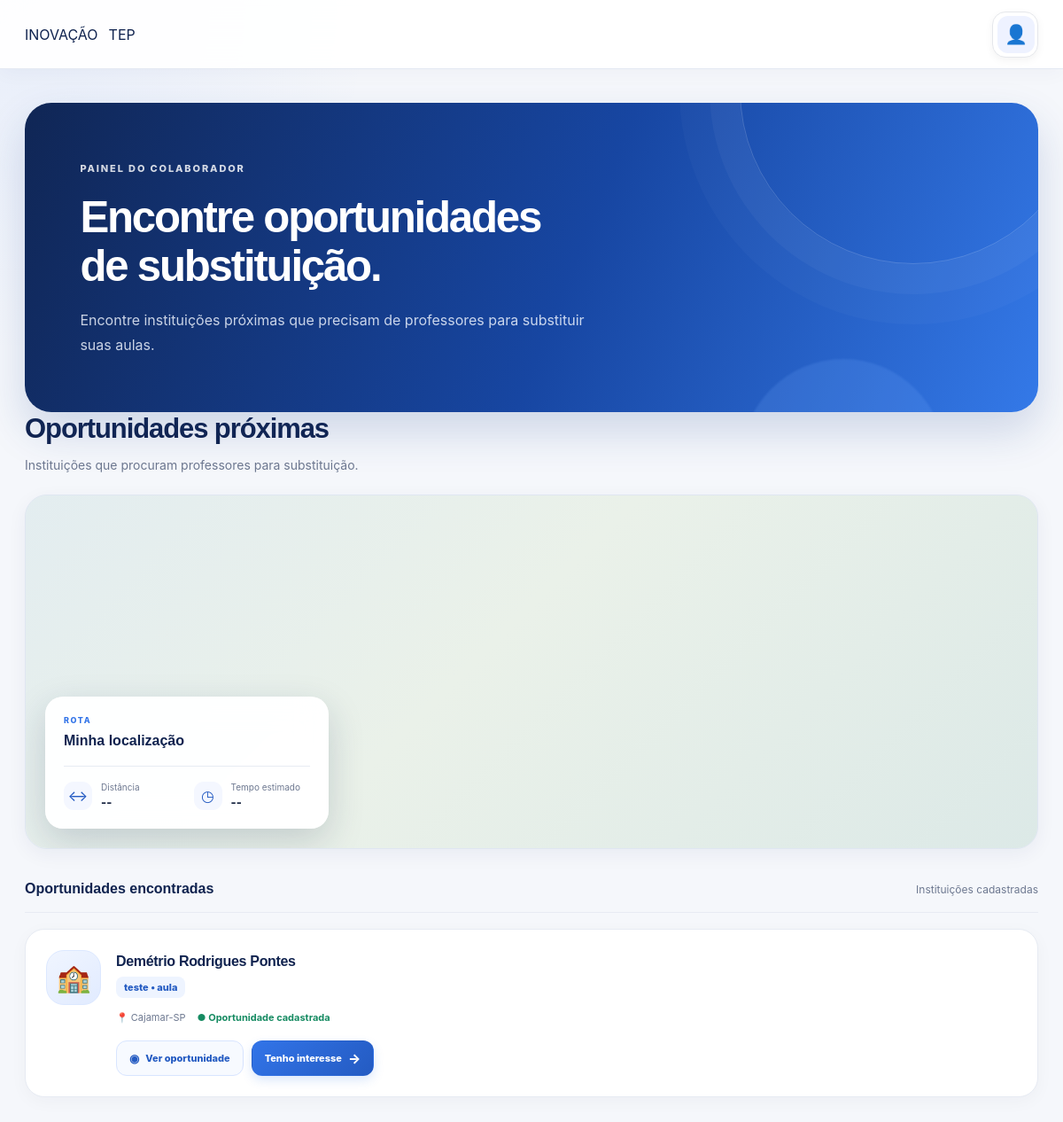
The page /usuario/colaborador/ on the database as committed earlier.
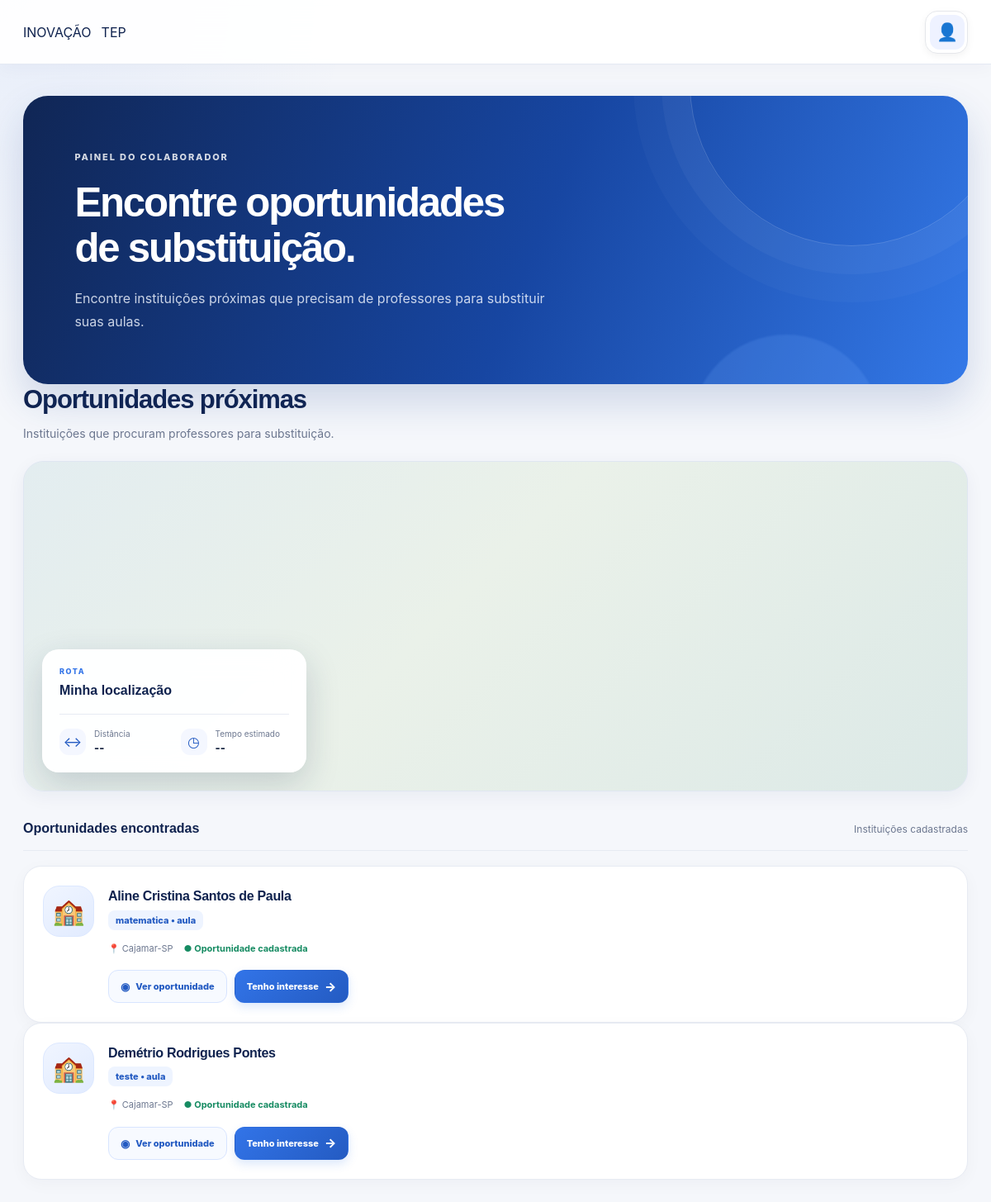
The same page on the database as committed later.
### instituicao/models.py (models this page shows, shortened)
class InformacoesInstituicao(models.Model):
    escola = models.TextField(db_column="Escola")
    telefone = models.TextField(db_column="Telefone")
    cep = models.TextField(db_column="CEP")
    endereco = models.TextField(db_column="Endereço")
    municipio = models.TextField(db_column="Municipio")
    bairro = models.TextField(db_column="Bairro")
    materia = models.TextField(db_column="Materia")
    tipo = models.TextField(db_column="Tipo")
    quantidade = models.TextField(db_column="Quantidade")
    responsavel = models.TextField(db_column="Nome do responsavel")
    observacoes = models.TextField(
        db_column="Observacoes",
        blank=True,
    )
    class Meta:
        managed = False
        db_table = "informacoes_instituicao"
        verbose_name = "Informação da instituição"
        verbose_name_plural = "Informações da instituição"

### usuario/views.py (the view)
# urls.py: path('colaborador/', views.colaborador, name='colaborador'),
def colaborador(request):
    oportunidades = []
    with connection.cursor() as cursor:
        cursor.execute("""
            SELECT name
            FROM sqlite_master
            WHERE type = 'table'
              AND name = 'informacoes_instituicao'
        """)
        tabela_existe = cursor.fetchone()
        if tabela_existe:
            cursor.execute('PRAGMA table_info("informacoes_instituicao")')
            colunas = [coluna[1] for coluna in cursor.fetchall()]
            aliases = {
                "escola": [
                    "Escola",
                    "escola",
                    "nome_escola",
                ],
                "materia": [
                    "Materia",
                    "materia",
                    "matéria",
                ],
                "tipo": [
                    "Tipo",
                    "tipo",
                ],
                "municipio": [
                    "Municipio",
                    "municipio",
                    "Município",
                    "municipio_escola",
                ],
                "telefone": [
                    "Telefone",
                    "telefone",
                ],
                "cep": [
                    "CEP",
                    "cep",
                ],
                "endereco": [
                    "Endereço",
                    "Endereco",
                    "endereco",
                    "logradouro",
                ],
                "bairro": [
                    "Bairro",
                    "bairro",
                ],
                "quantidade": [
                    "Quantidade",
                    "quantidade",
                ],
                "responsavel": [
                    "Nome do responsavel",
                    "Nome do responsável",
                    "nome_responsavel",
                    "responsavel",
                ],
                "observacoes": [
                    "Observacoes",
                    "Observações",
                    "observacoes",
                    "observacoes_escola",
                ],
            }
            selecionadas = {}
            for destino, possibilidades in aliases.items():
                for nome in possibilidades:
                    if nome in colunas:
                        selecionadas[destino] = nome
                        break
            if "escola" in selecionadas:
                campos_sql = ['rowid AS "id"']
                for destino, coluna in selecionadas.items():
                    coluna_segura = '"' + coluna.replace('"', '""') + '"'
                    campos_sql.append(f'{coluna_segura} AS "{destino}"')
                sql = (
                    "SELECT "
                    + ", ".join(campos_sql)
                    + ' FROM "informacoes_instituicao"'
                    + " ORDER BY rowid DESC"
                )
                cursor.execute(sql)
                nomes = [descricao[0] for descricao in cursor.description]
                oportunidades = [dict(zip(nomes, linha)) for linha in cursor.fetchall()]
    return render(
        request,
        "usuarios/colaborador.html",
        {
            "oportunidades": oportunidades,
        },
    )

### templates/usuarios/colaborador.html (shortened to what the changed rows need)
{% load static %}
<!DOCTYPE html>
<html lang="pt-br">
<head>
    <link rel="stylesheet" href="{% static 'usuarios/css/instituicao/instituicao.css' %}">
    <link rel="stylesheet" href="{% static 'usuarios/css/componentes/perfil_colaborador.css' %}">
    <link rel="stylesheet" href="https://api.mapbox.com/mapbox-gl-js/v3.30.0/mapbox-gl.css">
</head>
<body>
    <main class="container">
        <section class="welcome">
            <h1>
                Encontre oportunidades<br>
                de substituição.
            </h1>
        </section>
        <section class="search-section">
            <div class="section-header">
                <div>
                    <h2>
                        Oportunidades próximas
                    </h2>
                </div>
            </div>
            {% for oportunidade in oportunidades %}
            <article class="teacher-card">
                <div class="teacher-photo">
                    🏫
                </div>
                <div class="teacher-info">
                    <div class="teacher-name">
                        <h3>
                            {{ oportunidade.escola|default:"Instituição sem nome" }}
                        </h3>
                    </div>
                    <p class="subject">
                        {{ oportunidade.materia|default:"Matéria não informada" }}
                        •
                        {{ oportunidade.tipo|default:"Tipo não informado" }}
                    </p>
                    <div class="teacher-details">
                        <span>
                            📍 {{ oportunidade.municipio|default:"Município não informado" }}
                        </span>
                        <span class="available">
                            ● Oportunidade cadastrada
                        </span>
                    </div>
                    <div class="teacher-actions">
                        <button class="profile-btn" type="button" onclick="mostrarDetalhes(this)">
                            Ver oportunidade
                        </button>
                        <button class="request-btn" type="button" data-oportunidade-id="{{ oportunidade.id }}"
                            onclick="demonstrarInteresse(this)">
                            Tenho interesse
                        </button>
                    </div>
                </div>
            </article>
            {% endfor %}
        </section>
    </main>
</body>
</html>

Rows that differ between the two databases and show on the page:
added InformacoesInstituicao: escola "Aline Cristina Santos de Paula", materia "matematica", tipo "aula", municipio "Cajamar-SP"
